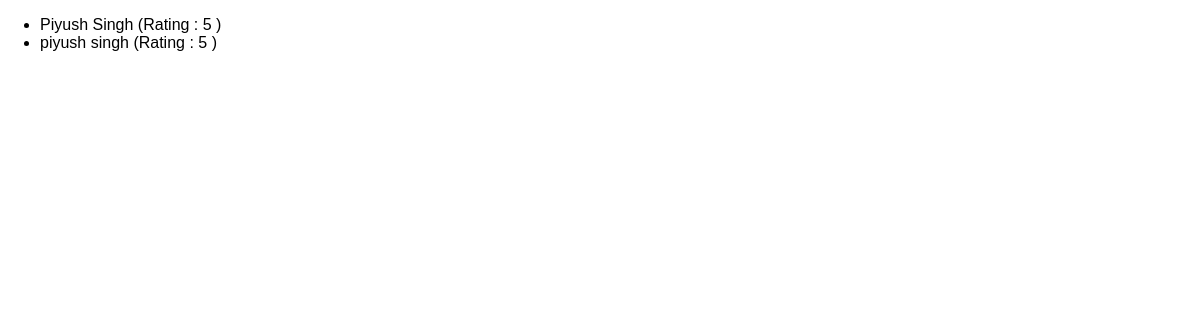
Page /reviews on the earlier database version.
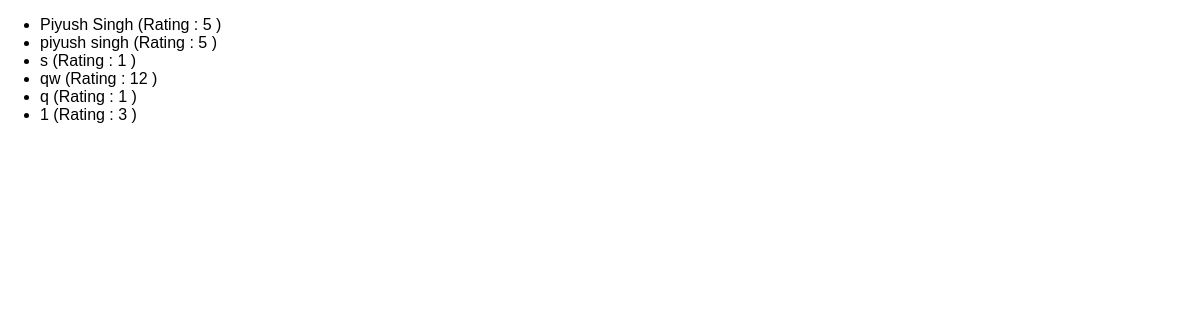
Same page on the later database version.
### reviews/models.py (models this page shows)
class Review(models.Model):
    user_name = models.CharField(max_length=100)
    review_text = models.TextField()
    rating = models.IntegerField()

### reviews/views.py (the view)
# urls.py: path("reviews",views.ReviewsListView.as_view()),
class ReviewsListView(ListView):
    template_name = "reviews/review-list.html"
    model = Review
    context_object_name = "reviews"

### reviews/templates/reviews/review-list.html (shortened to what this page needs)
{% extends "reviews/base.html" %}
{% block content %}
    <ul>
        {% for review in reviews %}
            <li> {{ review.user_name }} (Rating : {{ review.rating }} )</li>
        {% endfor %}
    </ul>
{% endblock content %}

### reviews/templates/reviews/base.html (shortened to what this page needs)
{% load static %}
<!DOCTYPE html>
<html lang="en">
  <head>
    <link rel="stylesheet" href="{% static "reviews/styles.css" %}">
  </head>
  <body>
    {% block content %}{% endblock content %}
  </body>
</html>

### reviews/static/reviews/styles.css (style rules this page uses)
body { font-family: sans-serif; margin: 0; }

Differences in the rows shown:
added Review: user_name "s", rating "1"
added Review: user_name "qw", rating "12"
added Review: user_name "q", rating "1"
added Review: user_name "1", rating "3"
